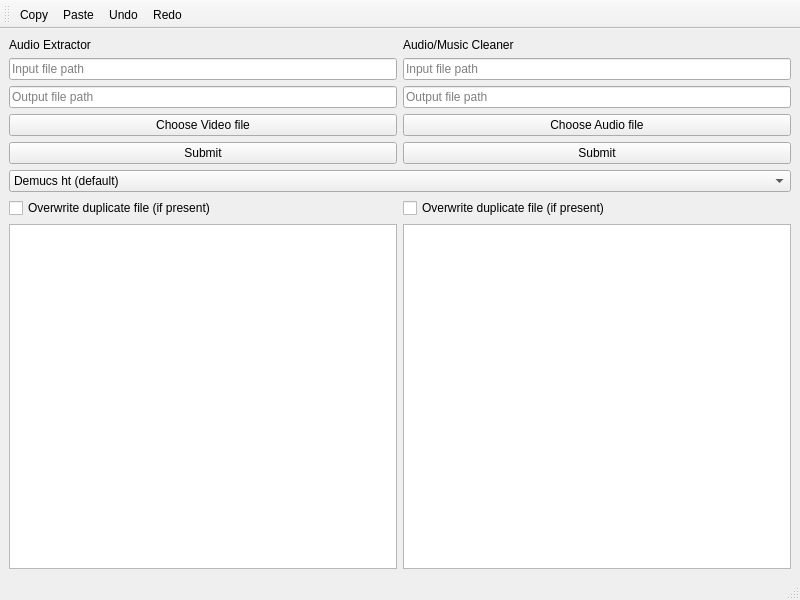
<?xml version="1.0" encoding="UTF-8"?>
<ui version="4.0">
 <class>MainWindow</class>
 <widget class="QMainWindow" name="MainWindow">
  <property name="geometry">
   <rect>
    <x>0</x>
    <y>0</y>
    <width>800</width>
    <height>600</height>
   </rect>
  </property>
  <property name="windowTitle">
   <string>MainWindow</string>
  </property>
  <widget class="QWidget" name="centralwidget">
   <layout class="QVBoxLayout" name="verticalLayout_2">
    <item>
     <layout class="QGridLayout" name="gridLayout">
      <item row="7" column="2">
       <widget class="QPushButton" name="mc_choosebtn">
        <property name="text">
         <string>Choose Audio file</string>
        </property>
       </widget>
      </item>
      <item row="1" column="1">
       <widget class="QLineEdit" name="ae_inpath">
        <property name="placeholderText">
         <string>Input file path</string>
        </property>
       </widget>
      </item>
      <item row="10" column="2">
       <widget class="QCheckBox" name="mc_dupchecker">
        <property name="text">
         <string>Overwrite duplicate file (if present)</string>
        </property>
       </widget>
      </item>
      <item row="8" column="1">
       <widget class="QPushButton" name="AE_Submit">
        <property name="text">
         <string>Submit</string>
        </property>
       </widget>
      </item>
      <item row="11" column="2">
       <widget class="QTreeView" name="mc_directory_view"/>
      </item>
      <item row="2" column="2">
       <widget class="QLineEdit" name="mc_outpath">
        <property name="text">
         <string/>
        </property>
        <property name="placeholderText">
         <string>Output file path</string>
        </property>
       </widget>
      </item>
      <item row="8" column="2">
       <widget class="QPushButton" name="mc_submitbtn">
        <property name="text">
         <string>Submit</string>
        </property>
       </widget>
      </item>
      <item row="1" column="2">
       <widget class="QLineEdit" name="mc_inpath">
        <property name="text">
         <string/>
        </property>
        <property name="placeholderText">
         <string>Input file path</string>
        </property>
       </widget>
      </item>
      <item row="11" column="1">
       <widget class="QTreeView" name="ac_directoryview"/>
      </item>
      <item row="10" column="1">
       <widget class="QCheckBox" name="ae_dupchecker">
        <property name="text">
         <string>Overwrite duplicate file (if present)</string>
        </property>
       </widget>
      </item>
      <item row="7" column="1">
       <widget class="QPushButton" name="ae_choosebtn">
        <property name="text">
         <string>Choose Video file</string>
        </property>
       </widget>
      </item>
      <item row="2" column="1">
       <widget class="QLineEdit" name="ae_outpath">
        <property name="placeholderText">
         <string>Output file path</string>
        </property>
       </widget>
      </item>
      <item row="0" column="1">
       <widget class="QLabel" name="label">
        <property name="text">
         <string>Audio Extractor</string>
        </property>
       </widget>
      </item>
      <item row="0" column="2">
       <widget class="QLabel" name="label_2">
        <property name="text">
         <string>Audio/Music Cleaner</string>
        </property>
       </widget>
      </item>
      <item row="9" column="1" colspan="2">
       <widget class="QComboBox" name="ai_choice">
        <property name="sizePolicy">
         <sizepolicy hsizetype="Preferred" vsizetype="Preferred">
          <horstretch>0</horstretch>
          <verstretch>0</verstretch>
         </sizepolicy>
        </property>
        <property name="styleSheet">
         <string notr="true"/>
        </property>
        <property name="insertPolicy">
         <enum>QComboBox::InsertPolicy::InsertAtBottom</enum>
        </property>
        <item>
         <property name="text">
          <string>Demucs ht (default)</string>
         </property>
        </item>
       </widget>
      </item>
     </layout>
    </item>
   </layout>
  </widget>
  <widget class="QStatusBar" name="statusbar"/>
  <widget class="QToolBar" name="toolBar">
   <property name="windowTitle">
    <string>toolBar</string>
   </property>
   <attribute name="toolBarArea">
    <enum>TopToolBarArea</enum>
   </attribute>
   <attribute name="toolBarBreak">
    <bool>false</bool>
   </attribute>
   <addaction name="actioncopy"/>
   <addaction name="actionPaste"/>
   <addaction name="actionUndo"/>
   <addaction name="actionRedo"/>
  </widget>
  <action name="actioncopy">
   <property name="icon">
    <iconset resource="resources.qrc">
     <normaloff>:/new/img_icons/resources/copy.png</normaloff>:/new/img_icons/resources/copy.png</iconset>
   </property>
   <property name="text">
    <string>Copy</string>
   </property>
   <property name="shortcut">
    <string>Ctrl+C</string>
   </property>
  </action>
  <action name="actionPaste">
   <property name="icon">
    <iconset resource="resources.qrc">
     <normaloff>:/new/img_icons/resources/clipboard.png</normaloff>:/new/img_icons/resources/clipboard.png</iconset>
   </property>
   <property name="text">
    <string>Paste</string>
   </property>
   <property name="shortcut">
    <string>Ctrl+V</string>
   </property>
  </action>
  <action name="actionUndo">
   <property name="icon">
    <iconset theme="QIcon::ThemeIcon::EditUndo"/>
   </property>
   <property name="text">
    <string>Undo</string>
   </property>
   <property name="shortcut">
    <string>Ctrl+Z</string>
   </property>
  </action>
  <action name="actionRedo">
   <property name="icon">
    <iconset theme="QIcon::ThemeIcon::EditRedo"/>
   </property>
   <property name="text">
    <string>Redo</string>
   </property>
   <property name="shortcut">
    <string>Ctrl+Y</string>
   </property>
  </action>
 </widget>
 <resources>
  <include location="resources.qrc"/>
 </resources>
 <connections/>
</ui>
